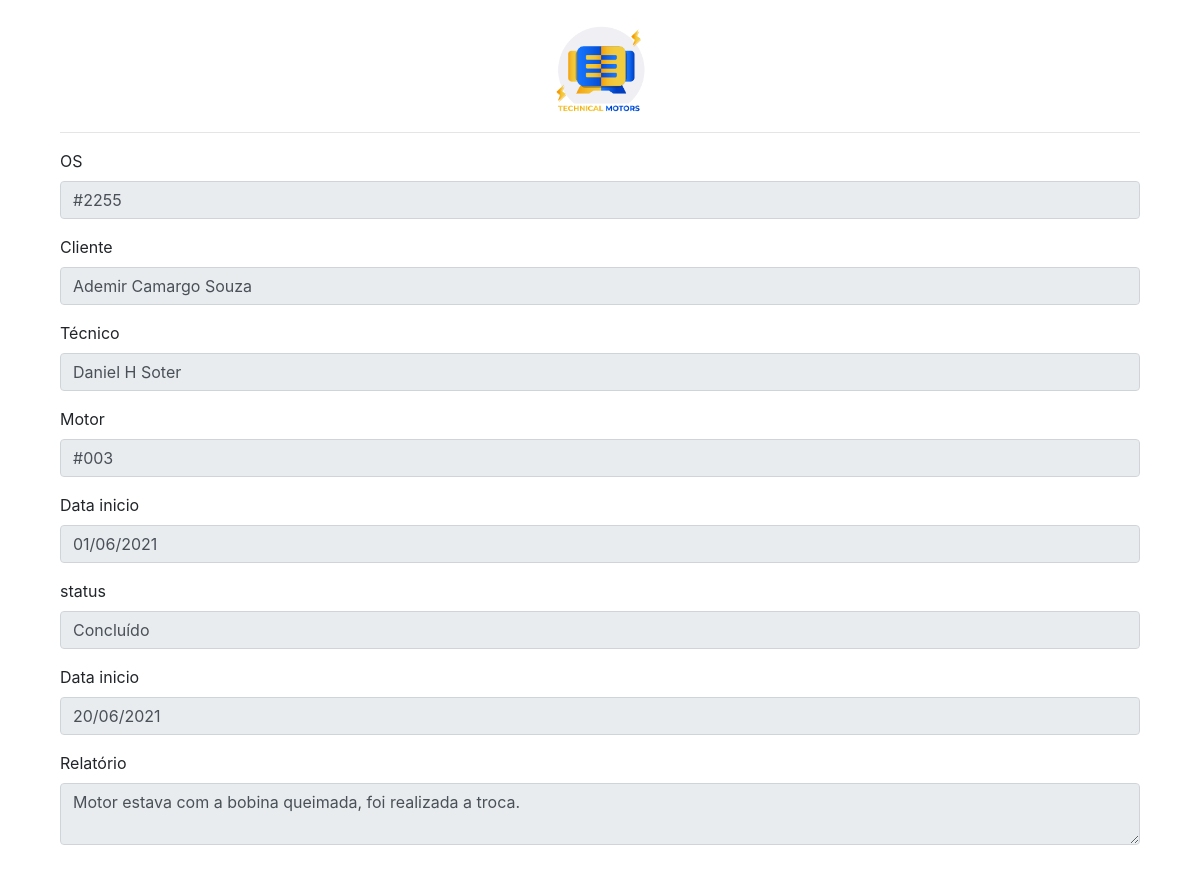
Screenshot of /atividade/ralatorio/1 with the database file from the repository.
### app/models.py (models this page shows, shortened)
class Atividade(db.Model, UserMixin):
    __tablename__ = "atividades"
    id = db.Column(db.Integer, primary_key=True, autoincrement=True)
    ordem_servico = db.Column(db.String(84), nullable=False, unique=True, index=True)
    cliente = db.Column(db.String(84), nullable=False)
    motor = db.Column(db.String(84), nullable=False)
    usuario = db.Column(db.String(84), nullable=False)
    data_inicio = db.Column(db.Date(), nullable=False)
    status = db.Column(db.String(84), nullable=False)
    data_fim = db.Column(db.Date(), nullable=False)
    conclusao = db.Column(db.String(200), nullable=False)

### app/view_atividades/views.py (the view)
@atividades.route("/atividade/ralatorio/<int:id>", methods=["GET", "POST"])
def relatorio(id):
    atividade = Atividade.query.get(id)
    form = RelatorioAtividadeForm()
    form.ordem_servico.data = atividade.ordem_servico
    form.cliente.data = atividade.cliente
    form.motor.data = atividade.motor
    form.usuario.data = atividade.usuario
    form.data_inicio.data = atividade.data_inicio.strftime('%d/%m/%Y')
    form.status.data = atividade.status
    form.data_fim.data = atividade.data_fim.strftime('%d/%m/%Y')
    form.conclusao.data = atividade.conclusao
    return render_template("relatorio.html", form=form)

### app/forms.py
class RelatorioAtividadeForm(FlaskForm):
    ordem_servico = StringField("OS", render_kw={'readonly': True})
    cliente = StringField("Cliente", render_kw={'readonly': True})
    usuario = StringField("Técnico", render_kw={'readonly': True})
    motor = StringField("Motor", render_kw={'readonly': True})
    data_inicio = StringField("Data inicio", render_kw={'readonly': True})
    status = StringField("status", render_kw={'readonly': True})
    data_fim = StringField("Data inicio", render_kw={'readonly': True})
    conclusao = TextAreaField("Relatório", render_kw={'readonly': True})

### app/templates/relatorio.html
{% extends  'bases/base.html' %}
{% from 'bases/form.html' import render_form %}
{% block content %}
<div class="container vh-100">
    <br>
    <div class="row justify-content-center">
        <img class="m-auto" src="/static/img/img-01.png" style="max-width: 100px" alt="IMG">
    </div>
    <hr></hr>
    <div class="row justify-content-center align-items-cent">
        <div class="col-12">
            {{ render_form(form) }}
            <br><br><br>
        </div>
    </div>
</div>
{% endblock %}

### app/templates/bases/form.html (shortened to what this page needs)
{% macro render_field(field,
                    form_type="basic",
                    horizontal_columns=('lg', 2, 10),
                    button_map={}) %}
    {% if field.flags.required and not required in kwargs %}
        {% set kwargs = dict(required=True, **kwargs) %}
    {% endif %}
    {% if field.widget.input_type == 'checkbox' %}
        {% call _hz_form_wrap(horizontal_columns, form_type, True, required=required) %}
            <div class="form-group form-check{% if form_type == "inline" %} form-check-inline{% endif %}">
                <label class="form-check-label">
                    {{ field(class_="form-check-input")|safe }} {{ field.label.text|safe }}
                </label>
            </div>
        {% endcall %}
    {% else -%}
        <div class="form-group {%- if form_type == "horizontal" %} row{% endif -%}
                         {%- if field.flags.required %} required{% endif -%}">
            {%- if form_type == "inline" %}
                {{ field.label(class="sr-only")|safe }}
                {% if field.type == 'FileField' %}
                    {% if field.errors %}
                        {{ field(class="form-control-file is-invalid", **kwargs)|safe }}
                    {% else %}
                        {{ field(class="form-control-file", **kwargs)|safe }}
                    {% endif %}
                {% else %}
                    {% if field.errors %}
                        {{ field(class="form-control mb-2 mr-sm-2 mb-sm-0 is-invalid", **kwargs)|safe }}
                    {% else %}
                        {{ field(class="form-control mb-2 mr-sm-2 mb-sm-0", **kwargs)|safe }}
                    {% endif %}
                {% endif %}
            {%- else -%}
                {{ field.label(class="form-control-label")|safe }}
                {% if field.type == 'FileField' %}
                    {% if field.errors %}
                        {{ field(class="form-control-file is-invalid", **kwargs)|safe }}
                    {% else %}
                        {{ field(class="form-control-file", **kwargs)|safe }}
                    {% endif %}
                {% else %}
                    {% if field.errors %}
                        {{ field(class="form-control is-invalid", **kwargs)|safe }}
                    {% else %}
                        {{ field(class="form-control", **kwargs)|safe }}
                    {% endif %}
                {% endif %}
            {%- endif %}
        </div>
    {% endif %}
{% endmacro %}
{% macro render_form(form,
                    action="",
                    method="post",
                    extra_classes=None,
                    role="form",
                    form_type="basic",
                    horizontal_columns=('lg', 2, 10),
                    enctype=None,
                    button_map={},
                    id="",
                    novalidate=False,
                    render_kw={}) %}
    {%- set _enctype = [] %}
    {%- if enctype is none -%}
        {%- for field in form %}
            {%- if field.type == 'FileField' %}
                {%- set _ = _enctype.append('multipart/form-data') -%}
            {%- endif %}
        {%- endfor %}
    {%- else %}
        {% set _ = _enctype.append(enctype) %}
    {%- endif %}
    <form{%- if action != None %} action="{{ action }}"{% endif -%}
            {%- if method %} method="{{ method }}"{% endif %}
            class="form
{%- if extra_classes %} {{ extra_classes }}{% endif -%}{%- if form_type == "inline" %} form-inline{% endif -%}"
            {%- if role %} role="{{ role }}"{% endif -%}
            {%- if render_kw %} {{ render_kw|xmlattr }}{% endif -%}>
        {%- for field in form %}
            {% if not bootstrap_is_hidden_field(field) -%}
                {{ render_field(field,
                    form_type=form_type,
                    horizontal_columns=horizontal_columns,
                    button_map=button_map) }}
            {%- endif %}
        {%- endfor %}
    </form>
{%- endmacro %}

### rows the page displays
Atividade: ordem_servico "#2255" "Ademir Camargo Souza" "Daniel H Soter" "#003" "01/06/2021" "Concluído" "20/06/2021" "Motor estava com a bobina queimada, foi realizada a troca."

### other values shown
{{ field.label(class="form-control-label")|safe }} "OS" "Cliente" "Técnico" "Motor" "Data inicio" "status" "Data inicio" "Relatório"
